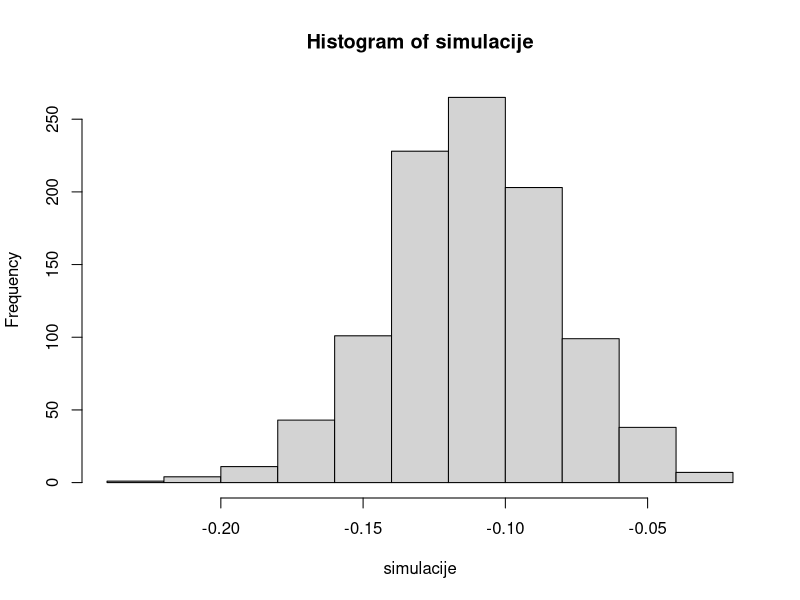

R code for this plot:
# 6. naloga

populacija = 1:10
vzorec = sample(populacija,size=5,replace=FALSE)
vzorec2 = sample(populacija,size=5,replace=FALSE)

#  spr1  spr2 
#   x1    y1
#   x2    y2

# cor(spr1, spr2)

# stat. tabela - simulacije

# spr1 (i-ta vrednost v vzorcu)   spr2 (j-ta vrednost v vzorcu)
#   xi(1. vzorec)                 xj(1.vzorec)
#   xi(2. vzorec)                 xj(2.vzorec)

populacija = 1:10
ocenaKor = function(){
  spr1 = NULL
  spr2 = NULL
  i = 1
  j = 3
  for(k in 1:1000){
    vzorec = sample(populacija,size=5,replace=FALSE)
    # v spr1 damo i-to vrednost
    spr1 = c(spr1, vzorec[i])
    # v spr2 damo j-to vrednost iz vzorca
    spr2 = c(spr2, vzorec[j])
  }
  return(cor(spr1,spr2))
}
ocenaKor()
simulacije = replicate(1000,ocenaKor())
hist(simulacije)
mean(simulacije)

# 14. naloga
qbinom(0.99,size=105,prob=1/15)
# tocna ploscina pod krivuljo od 0 do 14:
pbinom(14,size=105,prob=1/15)
# S TABLE: 0.99 < P(Y <= a-1)
# nas a je torej 15!

n=105; p = 1/15
qnorm(0.99,mean=n*p,sd=sqrt(n*p*(1-p)))
# a2 je torej 13
